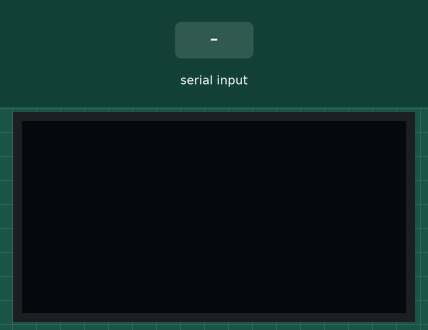
Recording of a program running on a simulated ESP32. Shown: 128×64 one-colour display. Inputs (shaded band) come from the test bench. What the program prints to the serial monitor is not drawn.

Above: at 1.2 s.
1.3 s: byte 90 received over Serial
At 1.9 s:
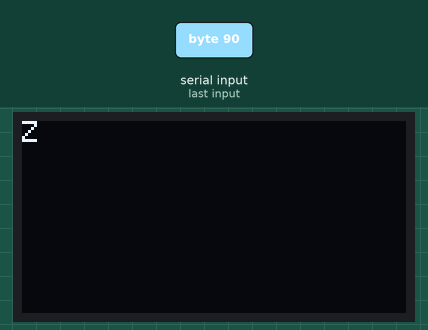
2.8 s: byte 120 received over Serial
4.3 s: byte 90 received over Serial
At 5.4 s:
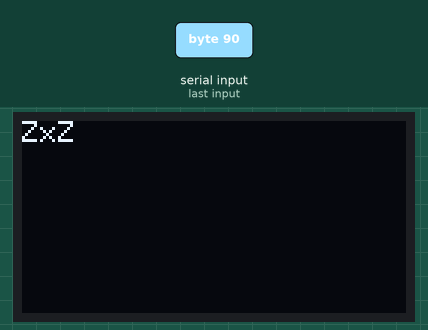
5.8 s: byte 90 received over Serial
At 6.5 s:
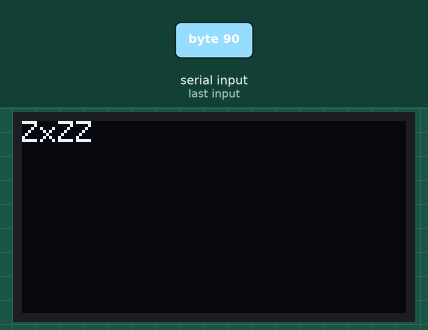
Timing chart, 0 to 8.3 s (numbered marks = the images above; inputs shaded):
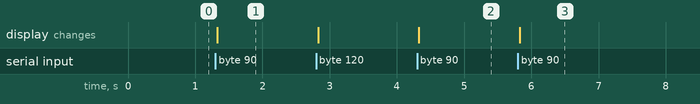

The program:

main.cpp
```cpp
#include <Arduino.h>
#include <U8g2lib.h>

#ifdef U8X8_HAVE_HW_I2C
#include <Wire.h>
#endif

U8G2_SSD1306_128X64_NONAME_1_HW_I2C u8g2(U8G2_R0,22,21); //clock, data

#define U8LOG_WIDTH 22
#define U8LOG_HEIGHT 7
uint8_t u8log_buffer[U8LOG_WIDTH*U8LOG_HEIGHT];
U8G2LOG u8g2log;


void setup(void) {
  Serial.begin(115200);				// Start reading from Serial communication interface

  u8g2.begin();
  u8g2.setFont(u8g2_font_6x10_tr);	// set the font for the terminal window
  u8g2log.begin(u8g2, U8LOG_WIDTH, U8LOG_HEIGHT, u8log_buffer);
  u8g2log.setLineHeightOffset(0);	// set extra space between lines in pixel, this can be negative
  u8g2log.setRedrawMode(1);		// 0: Update screen with newline, 1: Update screen for every char
}

void loop(void) {
  char c;
  while (Serial.available() > 0) {
    c = Serial.read();			// read from Serial Monitor
    u8g2log.print(c);       // print to display
    Serial.print(c);        // and print back to monitor
  }
}
```

Measured:
- after the input at 1.3 s, the display: changes at once (image 1)
- after the input at 4.3 s, the display: changes at once (image 2)
- after the input at 5.8 s, the display: changes at once (image 3)
